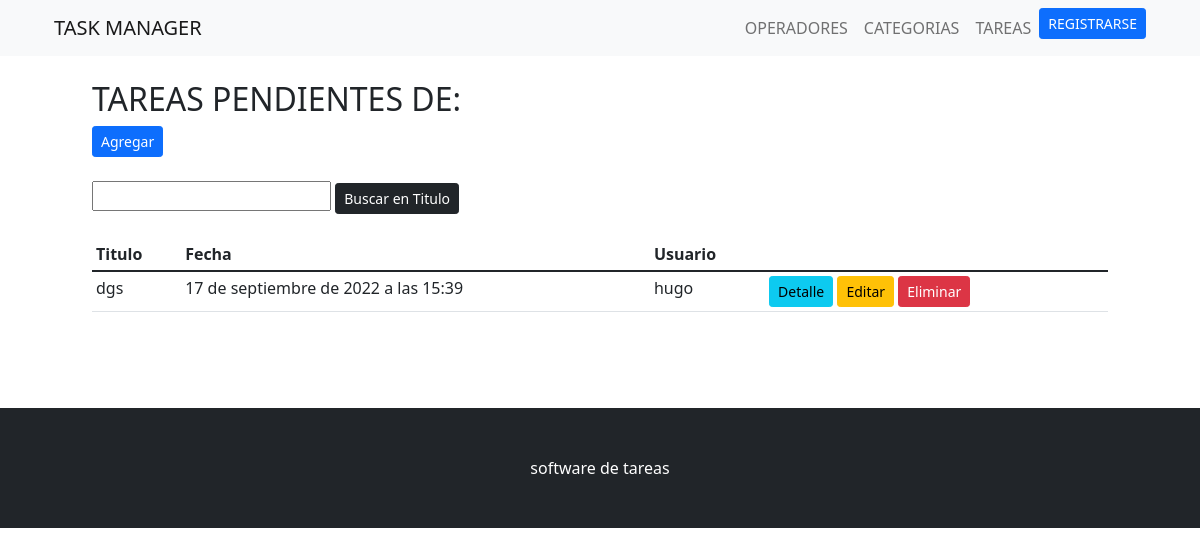
Screenshot of /tareas/ (signed in) with the database file from the repository.
### app_tareas/models.py (models this page shows, shortened)
class Tarea(models.Model):
    usuario = models.ForeignKey(Operador,null=False, on_delete=models.CASCADE)
    titulo = models.CharField(max_length=200)
    descripcion = models.TextField()
    completo = models.BooleanField(default=False)
    creado = models.DateTimeField(auto_now_add=True)
    categoria = models.ForeignKey(Categoria,null=False,on_delete=models.CASCADE)
    class Meta:
        ordering = ['completo']

class Operador(models.Model):
    nombre = models.CharField(max_length=60)
    email = models.EmailField()
    def __str__(self):
        return self.nombre

### app_tareas/views.py (the view)
# urls.py: path('tareas/', ListaTareas.as_view(), name ='tareas'),
class ListaTareas(LoginRequiredMixin, ListView):
    model = Tarea
    context_object_name = 'tareas'
    template_name = 'app_tareas/tareas/lista_tareas.html'

### app_tareas/templates/app_tareas/tareas/lista_tareas.html
{% extends 'app_tareas/plantilla_base.html' %}
{% block contenido %}
<div class = 'container'>
    <h2>TAREAS PENDIENTES DE: {{usuario}}</h2>
    <a href="{% url 'crear_tarea' %}" class="btn btn-primary btn-sm">Agregar</a>
</div>
<br>
<div class="container">
    <form action="" method="GET">
        <input type="text" name="buscar">
        <input type="submit" value="Buscar en Titulo" class="btn btn-dark btn-sm">
    </form>
</div>
<br>
<div class ='container'>
    <div class = 'row'>
        <div class = 'col-12'>
                    <table class = 'table  table-hover table-responsive-sm table-sm'>
                        <thead class='thead-dark'>
                            <tr>
                                <th>Titulo</th>
                                <th>Fecha</th>
                                <th>Usuario</th>
                                <th></th>
                            </tr>
                        </thead>
                        <tbody>
                            {% for i in tareas %}
                            <tr>
                                <td>{{i.titulo}}</td>
                                <td>{{i.creado}}</td>
                                <td>{{i.usuario}}</td>
                                <td><a href="{% url 'tarea' i.id %}" class="btn btn-info btn-sm">Detalle</a>
                                <a href="{% url 'editar_tarea' i.id %}" class="btn btn-warning btn-sm">Editar</a>
                                <a href="{% url 'eliminar_tarea' i.id %}" class="btn btn-danger btn-sm">Eliminar</a></td>
                            </tr>
                            {% empty %}
                            <h3> No hay elementos en esta lista </h3>
                            {% endfor %}
                        </tbody>
                    </table>
        </div>
    </div>
</div>
{% endblock contenido %}

### rows the page displays
Tarea: titulo "dgs", creado "17 de septiembre de 2022 a las 15:39", usuario "hugo"
